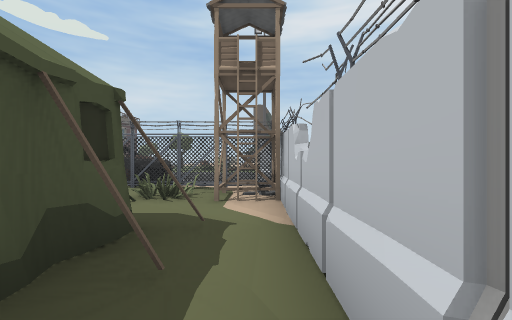
View 1 (above)

16 first-person views from a walk through a Unity game level. The camera is 1.3 m above the floor, looks level and sees 90° across. The floor is counted in squares, 2 m on a side. Each view is taken from the middle of a square. On the plan, view 1 faces up. The plan holds only what a view shows up to about 9 squares ahead; the rest is blank. The place goes on beyond the plan. The player is left out.

View 2
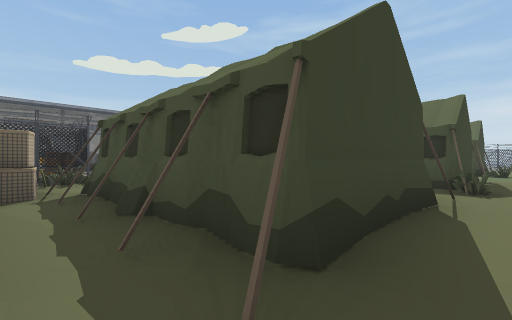

View 3
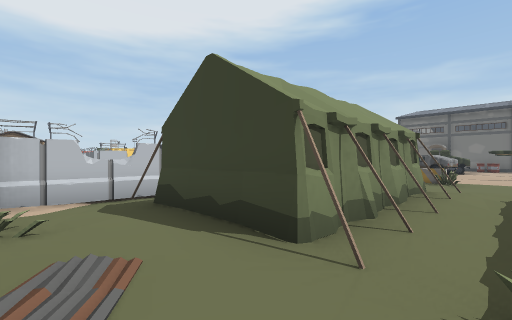

View 4
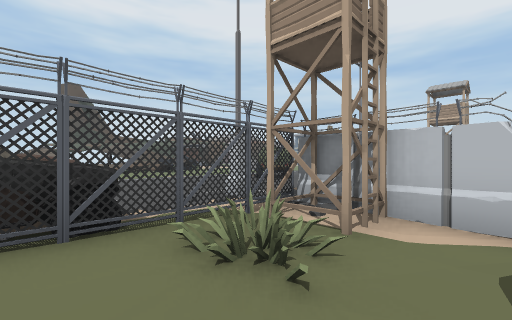

View 5
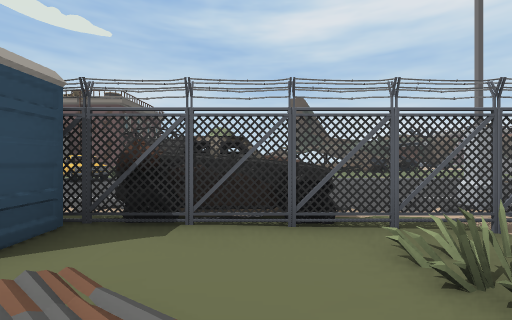

View 6
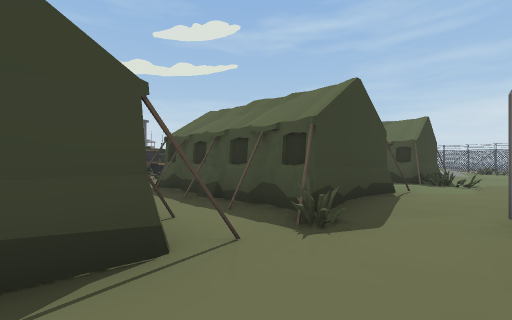

View 7
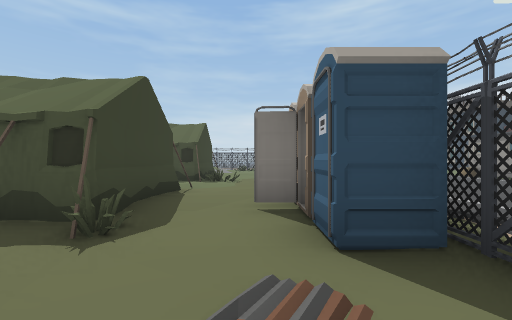

View 8
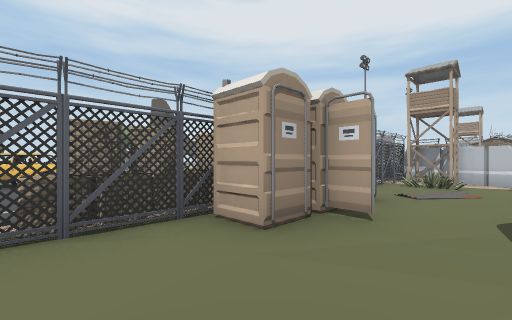

View 9
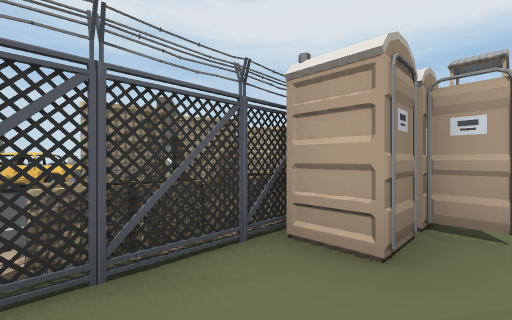

View 10
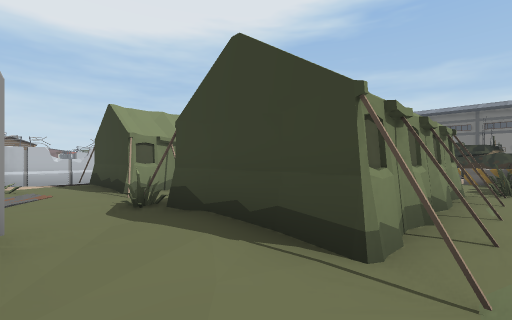

View 11
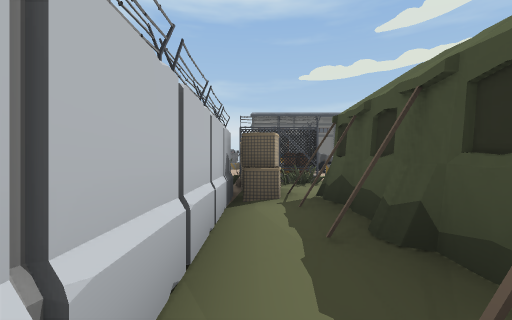

View 12
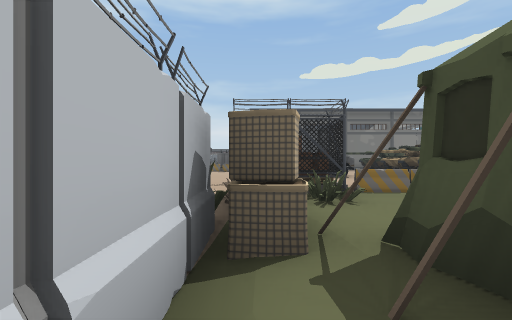

View 13
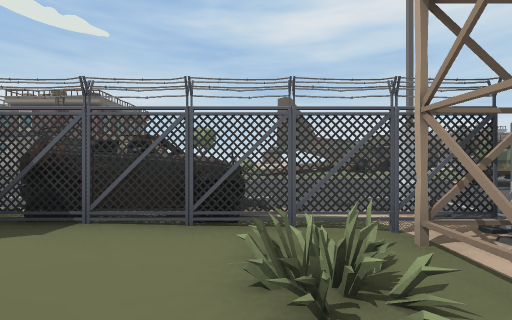

View 14
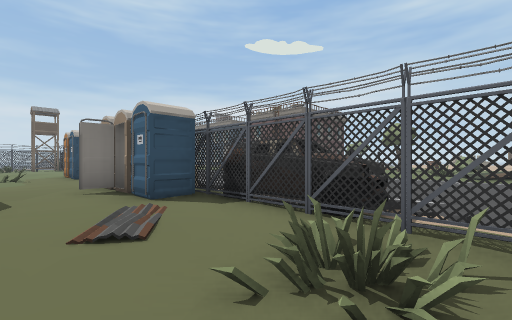

View 15
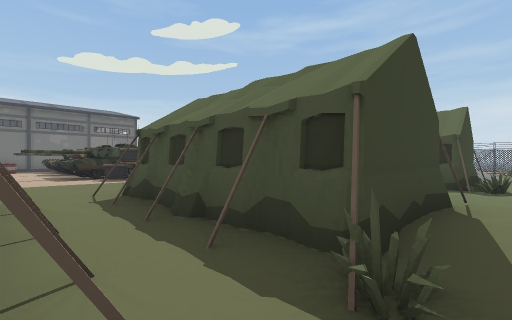

View 16
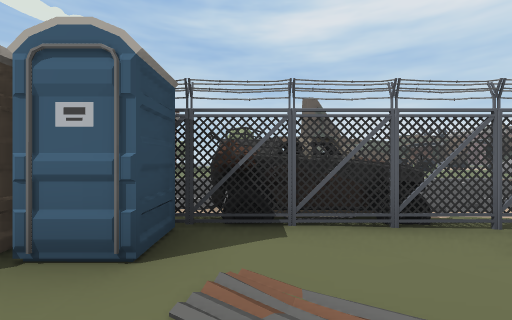

### Floor plan
Key: @ floor where view 1 was taken; # wall or solid block; . main floor; - floor 0.25 m lower than the main floor; / step, stairs or slope; ^ raised ledge; C car; F fence; T tower; E tent; B barrel; A barricade; O other object.
Columns run from 9 left of view 1 to 5 right of it. Each row starts with its distance up from view 1.
 15        //
 14       .//
 13       -/-
 12 C //  ///....
 11 CC..  .......
 10 .C.-  .......CC
  9 ..... ......CC
  8 ..... ........
  7 .....CC/-....
  6 FFF FFFFFF.
  5 ..F FF---T/
  4 -..O../O-##
  3 -.....----#
  2 EE#EEEEEE-#
  1  E E.E  E/#
  0 .E E.E  E@#
 -1 #E E/E  E-#
 -2 EE E/EEEEO
 -3  . ..---OO
 -4 O. .-O-..O
 -5 AAO...AFB F
 -6   O....OO -
 -7 ###^... O -
 -8    ^#.. FO-
 -9       CCC
-10         C

Positions as (right, up) in squares from view 1, and headings:
1: (0, 0), facing up
2: (0, 3), facing down-left
3: (-5, 4), facing down-right
4: (-3, 3), facing up-right
5: (-3, 3), facing up
6: (-3, 4), facing down-left
7: (-3, 4), facing left
8: (-9, 3), facing up-right
9: (-9, 4), facing up-right
10: (-9, 4), facing down-right
11: (0, 2), facing down
12: (0, 0), facing down
13: (-2, 3), facing up
14: (-1, 3), facing up-left
15: (-4, 3), facing down-left
16: (-4, 3), facing up
